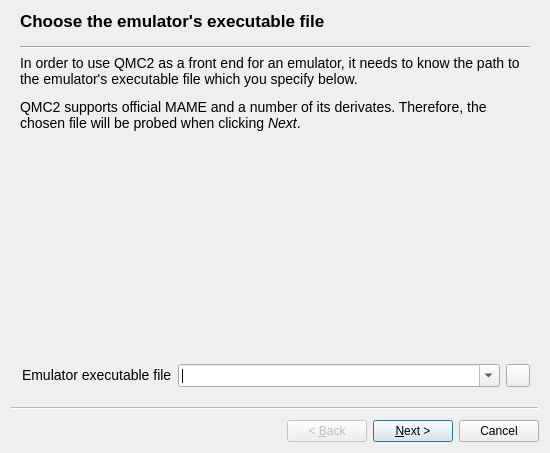
<?xml version="1.0" encoding="UTF-8"?>
<ui version="4.0">
 <class>SetupWizard</class>
 <widget class="QWizard" name="SetupWizard">
  <property name="geometry">
   <rect>
    <x>0</x>
    <y>0</y>
    <width>550</width>
    <height>453</height>
   </rect>
  </property>
  <property name="minimumSize">
   <size>
    <width>550</width>
    <height>420</height>
   </size>
  </property>
  <property name="windowTitle">
   <string>QMC2 Setup Wizard</string>
  </property>
  <property name="windowIcon">
   <iconset resource="qmc2.qrc">
    <normaloff>:/data/img/wizard.png</normaloff>:/data/img/wizard.png</iconset>
  </property>
  <widget class="QWizardPage" name="wizardPage1">
   <property name="title">
    <string>Choose the emulator's executable file</string>
   </property>
   <property name="subTitle">
    <string/>
   </property>
   <attribute name="pageId">
    <string notr="true">1</string>
   </attribute>
   <layout class="QGridLayout" name="gridLayout1">
    <item row="3" column="1" colspan="2">
     <widget class="QComboBox" name="comboBoxExecutableFile">
      <property name="sizePolicy">
       <sizepolicy hsizetype="Preferred" vsizetype="Minimum">
        <horstretch>0</horstretch>
        <verstretch>0</verstretch>
       </sizepolicy>
      </property>
      <property name="editable">
       <bool>true</bool>
      </property>
      <property name="insertPolicy">
       <enum>QComboBox::InsertAlphabetically</enum>
      </property>
     </widget>
    </item>
    <item row="3" column="3">
     <widget class="QToolButton" name="toolButtonBrowseExecutableFile">
      <property name="icon">
       <iconset resource="qmc2.qrc">
        <normaloff>:/data/img/fileopen.png</normaloff>:/data/img/fileopen.png</iconset>
      </property>
     </widget>
    </item>
    <item row="0" column="0" colspan="4">
     <widget class="Line" name="line1">
      <property name="orientation">
       <enum>Qt::Horizontal</enum>
      </property>
     </widget>
    </item>
    <item row="3" column="0">
     <widget class="QLabel" name="labelExecutableFile">
      <property name="sizePolicy">
       <sizepolicy hsizetype="Maximum" vsizetype="Preferred">
        <horstretch>0</horstretch>
        <verstretch>0</verstretch>
       </sizepolicy>
      </property>
      <property name="text">
       <string>&lt;font size=&quot;4&quot;&gt;Emulator executable file&lt;/font&gt;</string>
      </property>
      <property name="indent">
       <number>2</number>
      </property>
     </widget>
    </item>
    <item row="1" column="0" colspan="4">
     <widget class="QLabel" name="label1">
      <property name="text">
       <string>&lt;font size=&quot;4&quot;&gt;
&lt;p&gt;In order to use QMC2 as a front end for an emulator, it needs to know the path to the emulator's executable file which you specify below.&lt;/p&gt;
&lt;p&gt;QMC2 supports official MAME and a number of its derivates. Therefore, the chosen file will be probed when clicking &lt;i&gt;Next&lt;/i&gt;.&lt;/p&gt;
&lt;/font&gt;</string>
      </property>
      <property name="alignment">
       <set>Qt::AlignLeading|Qt::AlignLeft|Qt::AlignTop</set>
      </property>
      <property name="wordWrap">
       <bool>true</bool>
      </property>
     </widget>
    </item>
    <item row="2" column="1">
     <spacer name="verticalSpacer1">
      <property name="orientation">
       <enum>Qt::Vertical</enum>
      </property>
      <property name="sizeHint" stdset="0">
       <size>
        <width>20</width>
        <height>0</height>
       </size>
      </property>
     </spacer>
    </item>
   </layout>
  </widget>
  <widget class="QWizardPage" name="wizardPage2">
   <property name="title">
    <string>Probing executable file</string>
   </property>
   <attribute name="pageId">
    <string notr="true">2</string>
   </attribute>
   <layout class="QGridLayout" name="gridLayout2">
    <item row="2" column="0" colspan="3">
     <spacer name="verticalSpacer2">
      <property name="orientation">
       <enum>Qt::Vertical</enum>
      </property>
      <property name="sizeHint" stdset="0">
       <size>
        <width>20</width>
        <height>0</height>
       </size>
      </property>
     </spacer>
    </item>
    <item row="9" column="2">
     <widget class="QLabel" name="labelEmulatorIniFileLocationResult">
      <property name="sizePolicy">
       <sizepolicy hsizetype="Expanding" vsizetype="Preferred">
        <horstretch>0</horstretch>
        <verstretch>0</verstretch>
       </sizepolicy>
      </property>
      <property name="text">
       <string notr="true">&lt;font size=&quot;4&quot;&gt;Check result pending...&lt;/font&gt;</string>
      </property>
     </widget>
    </item>
    <item row="6" column="2">
     <widget class="QLabel" name="labelTotalMachinesResult">
      <property name="sizePolicy">
       <sizepolicy hsizetype="Expanding" vsizetype="Preferred">
        <horstretch>0</horstretch>
        <verstretch>0</verstretch>
       </sizepolicy>
      </property>
      <property name="text">
       <string notr="true">&lt;font size=&quot;4&quot;&gt;Check result pending...&lt;/font&gt;</string>
      </property>
     </widget>
    </item>
    <item row="7" column="0">
     <widget class="QLabel" name="labelBinaryIdentHash">
      <property name="text">
       <string>&lt;font size=&quot;4&quot;&gt;Binary identifier hash:&lt;/font&gt;</string>
      </property>
     </widget>
    </item>
    <item row="4" column="0">
     <widget class="QLabel" name="labelIdentifiedAsMame">
      <property name="text">
       <string>&lt;font size=&quot;4&quot;&gt;Identified as being MAME(-like)?&lt;/font&gt;</string>
      </property>
     </widget>
    </item>
    <item row="8" column="2">
     <widget class="QLabel" name="labelFileModificationDateResult">
      <property name="sizePolicy">
       <sizepolicy hsizetype="Expanding" vsizetype="Preferred">
        <horstretch>0</horstretch>
        <verstretch>0</verstretch>
       </sizepolicy>
      </property>
      <property name="text">
       <string notr="true">&lt;font size=&quot;4&quot;&gt;Check result pending...&lt;/font&gt;</string>
      </property>
     </widget>
    </item>
    <item row="1" column="0" colspan="3">
     <widget class="QLabel" name="label2">
      <property name="text">
       <string>&lt;font size=&quot;4&quot;&gt;
&lt;p&gt;The chosen emulator executable file is now probed to determine if QMC2 will be able to work with it.&lt;/p&gt;
&lt;p&gt;You can only continue when the checks below pass without errors.&lt;/p&gt;
&lt;/font&gt;</string>
      </property>
      <property name="alignment">
       <set>Qt::AlignLeading|Qt::AlignLeft|Qt::AlignTop</set>
      </property>
      <property name="wordWrap">
       <bool>true</bool>
      </property>
     </widget>
    </item>
    <item row="4" column="2">
     <widget class="QLabel" name="labelIdentifiedAsMameResult">
      <property name="sizePolicy">
       <sizepolicy hsizetype="Expanding" vsizetype="Preferred">
        <horstretch>0</horstretch>
        <verstretch>0</verstretch>
       </sizepolicy>
      </property>
      <property name="text">
       <string notr="true">&lt;font size=&quot;4&quot;&gt;Check result pending...&lt;/font&gt;</string>
      </property>
     </widget>
    </item>
    <item row="9" column="0">
     <widget class="QLabel" name="labelEmulatorIniFileLocation">
      <property name="text">
       <string>&lt;font size=&quot;4&quot;&gt;Emulator ini-file location:&lt;/font&gt;</string>
      </property>
     </widget>
    </item>
    <item row="10" column="2">
     <widget class="QLabel" name="labelFrontendIniFileLocationResult">
      <property name="sizePolicy">
       <sizepolicy hsizetype="Expanding" vsizetype="Preferred">
        <horstretch>0</horstretch>
        <verstretch>0</verstretch>
       </sizepolicy>
      </property>
      <property name="text">
       <string notr="true">&lt;font size=&quot;4&quot;&gt;Check result pending...&lt;/font&gt;</string>
      </property>
     </widget>
    </item>
    <item row="0" column="0" colspan="3">
     <widget class="Line" name="line2">
      <property name="orientation">
       <enum>Qt::Horizontal</enum>
      </property>
     </widget>
    </item>
    <item row="3" column="1">
     <widget class="QLabel" name="spacerLabel2_2">
      <property name="text">
       <string notr="true"/>
      </property>
     </widget>
    </item>
    <item row="7" column="2">
     <widget class="QLabel" name="labelBinaryIdentHashResult">
      <property name="sizePolicy">
       <sizepolicy hsizetype="Expanding" vsizetype="Preferred">
        <horstretch>0</horstretch>
        <verstretch>0</verstretch>
       </sizepolicy>
      </property>
      <property name="text">
       <string notr="true">&lt;font size=&quot;4&quot;&gt;Check result pending...&lt;/font&gt;</string>
      </property>
     </widget>
    </item>
    <item row="5" column="2">
     <widget class="QLabel" name="labelVersionSupportedResult">
      <property name="sizePolicy">
       <sizepolicy hsizetype="Expanding" vsizetype="Preferred">
        <horstretch>0</horstretch>
        <verstretch>0</verstretch>
       </sizepolicy>
      </property>
      <property name="text">
       <string notr="true">&lt;font size=&quot;4&quot;&gt;Check result pending...&lt;/font&gt;</string>
      </property>
     </widget>
    </item>
    <item row="10" column="0">
     <widget class="QLabel" name="labelFrontendIniFileLocation">
      <property name="text">
       <string>&lt;font size=&quot;4&quot;&gt;Front-end ini-file location:&lt;/font&gt;</string>
      </property>
     </widget>
    </item>
    <item row="3" column="0">
     <widget class="QLabel" name="labelFileIsExecutable">
      <property name="sizePolicy">
       <sizepolicy hsizetype="Preferred" vsizetype="Fixed">
        <horstretch>0</horstretch>
        <verstretch>0</verstretch>
       </sizepolicy>
      </property>
      <property name="text">
       <string>&lt;font size=&quot;4&quot;&gt;File is executable?&lt;/font&gt;</string>
      </property>
     </widget>
    </item>
    <item row="3" column="2">
     <widget class="QLabel" name="labelFileIsExecutableResult">
      <property name="sizePolicy">
       <sizepolicy hsizetype="Expanding" vsizetype="Preferred">
        <horstretch>0</horstretch>
        <verstretch>0</verstretch>
       </sizepolicy>
      </property>
      <property name="text">
       <string notr="true">&lt;font size=&quot;4&quot;&gt;Check result pending...&lt;/font&gt;</string>
      </property>
     </widget>
    </item>
    <item row="5" column="0">
     <widget class="QLabel" name="labelVersionSupported">
      <property name="text">
       <string>&lt;font size=&quot;4&quot;&gt;Version is supported?&lt;/font&gt;</string>
      </property>
     </widget>
    </item>
    <item row="8" column="0">
     <widget class="QLabel" name="labelFileModificationDate">
      <property name="text">
       <string>&lt;font size=&quot;4&quot;&gt;File modification date:&lt;/font&gt;</string>
      </property>
     </widget>
    </item>
    <item row="6" column="0">
     <widget class="QLabel" name="labelTotalMachines">
      <property name="text">
       <string>&lt;font size=&quot;4&quot;&gt;Supported non-device systems:&lt;/font&gt;</string>
      </property>
     </widget>
    </item>
   </layout>
  </widget>
  <widget class="QWizardPage" name="wizardPage3">
   <property name="title">
    <string>Import settings from ini-files</string>
   </property>
   <attribute name="pageId">
    <string notr="true">3</string>
   </attribute>
   <layout class="QGridLayout" name="gridLayout3">
    <item row="2" column="0" colspan="2">
     <spacer name="verticalSpacer3">
      <property name="orientation">
       <enum>Qt::Vertical</enum>
      </property>
      <property name="sizeHint" stdset="0">
       <size>
        <width>20</width>
        <height>0</height>
       </size>
      </property>
     </spacer>
    </item>
    <item row="6" column="1">
     <widget class="QLabel" name="labelImportNothing">
      <property name="text">
       <string notr="true">&lt;font size=&quot;4&quot;&gt;Import nothing&lt;/font&gt;</string>
      </property>
     </widget>
    </item>
    <item row="0" column="0" colspan="2">
     <widget class="Line" name="line3">
      <property name="orientation">
       <enum>Qt::Horizontal</enum>
      </property>
     </widget>
    </item>
    <item row="3" column="1">
     <widget class="QLabel" name="labelImportMameIni">
      <property name="text">
       <string notr="true">&lt;font size=&quot;4&quot;&gt;Import emulator settings from mame.ini&lt;/font&gt;</string>
      </property>
     </widget>
    </item>
    <item row="4" column="1">
     <widget class="QLabel" name="labelImportUiIni">
      <property name="text">
       <string notr="true">&lt;font size=&quot;4&quot;&gt;Import front-end settings from ui.ini&lt;/font&gt;</string>
      </property>
     </widget>
    </item>
    <item row="5" column="0">
     <widget class="QRadioButton" name="radioButtonImportBothInis">
      <property name="sizePolicy">
       <sizepolicy hsizetype="Fixed" vsizetype="Fixed">
        <horstretch>0</horstretch>
        <verstretch>0</verstretch>
       </sizepolicy>
      </property>
     </widget>
    </item>
    <item row="6" column="0">
     <widget class="QRadioButton" name="radioButtonImportNothing">
      <property name="sizePolicy">
       <sizepolicy hsizetype="Fixed" vsizetype="Fixed">
        <horstretch>0</horstretch>
        <verstretch>0</verstretch>
       </sizepolicy>
      </property>
     </widget>
    </item>
    <item row="4" column="0">
     <widget class="QRadioButton" name="radioButtonImportUiIni">
      <property name="sizePolicy">
       <sizepolicy hsizetype="Fixed" vsizetype="Fixed">
        <horstretch>0</horstretch>
        <verstretch>0</verstretch>
       </sizepolicy>
      </property>
     </widget>
    </item>
    <item row="1" column="0" colspan="2">
     <widget class="QLabel" name="label3">
      <property name="text">
       <string>&lt;font size=&quot;4&quot;&gt;
&lt;p&gt;One or more ini-files were found in the previous step that can be used to import emulator and/or front-end settings. Decide below what should be done.&lt;/p&gt;
&lt;p&gt;You will be able to edit the most relevant emulator settings after this.&lt;/p&gt;
&lt;/font&gt;</string>
      </property>
      <property name="alignment">
       <set>Qt::AlignLeading|Qt::AlignLeft|Qt::AlignTop</set>
      </property>
      <property name="wordWrap">
       <bool>true</bool>
      </property>
     </widget>
    </item>
    <item row="3" column="0">
     <widget class="QRadioButton" name="radioButtonImportMameIni">
      <property name="sizePolicy">
       <sizepolicy hsizetype="Fixed" vsizetype="Fixed">
        <horstretch>0</horstretch>
        <verstretch>0</verstretch>
       </sizepolicy>
      </property>
     </widget>
    </item>
    <item row="5" column="1">
     <widget class="QLabel" name="labelImportBothInis">
      <property name="text">
       <string notr="true">&lt;font size=&quot;4&quot;&gt;Import both emulator and front-end settings&lt;/font&gt;</string>
      </property>
     </widget>
    </item>
   </layout>
  </widget>
  <widget class="QWizardPage" name="wizardPage4">
   <property name="title">
    <string>Importing settings from ini-files</string>
   </property>
   <attribute name="pageId">
    <string notr="true">4</string>
   </attribute>
   <layout class="QGridLayout" name="gridLayout4">
    <item row="1" column="0">
     <widget class="QLabel" name="label5_2">
      <property name="text">
       <string>&lt;font size=&quot;4&quot;&gt;
&lt;p&gt;The chosen ini-files are now imported (please see the log below for details). You can proceed as soon as the import is done, regardless of possible errors.&lt;/p&gt;
&lt;/font&gt;</string>
      </property>
      <property name="alignment">
       <set>Qt::AlignLeading|Qt::AlignLeft|Qt::AlignTop</set>
      </property>
      <property name="wordWrap">
       <bool>true</bool>
      </property>
     </widget>
    </item>
    <item row="0" column="0">
     <widget class="Line" name="line4">
      <property name="orientation">
       <enum>Qt::Horizontal</enum>
      </property>
     </widget>
    </item>
    <item row="2" column="0">
     <widget class="QPlainTextEdit" name="plainTextEdit">
      <property name="readOnly">
       <bool>true</bool>
      </property>
     </widget>
    </item>
   </layout>
  </widget>
  <widget class="QWizardPage" name="wizardPage5">
   <property name="title">
    <string>Adjust important settings</string>
   </property>
   <attribute name="pageId">
    <string notr="true">5</string>
   </attribute>
   <layout class="QGridLayout" name="gridLayout5">
    <item row="5" column="0">
     <widget class="QLabel" name="labelROMPath">
      <property name="text">
       <string>&lt;font size=&quot;4&quot;&gt;ROM path&lt;/font&gt;</string>
      </property>
      <property name="indent">
       <number>2</number>
      </property>
     </widget>
    </item>
    <item row="4" column="2">
     <widget class="QToolButton" name="toolButtonBrowseWorkingDirectory">
      <property name="icon">
       <iconset resource="qmc2.qrc">
        <normaloff>:/data/img/fileopen.png</normaloff>:/data/img/fileopen.png</iconset>
      </property>
     </widget>
    </item>
    <item row="0" column="0" colspan="3">
     <widget class="Line" name="line5">
      <property name="orientation">
       <enum>Qt::Horizontal</enum>
      </property>
     </widget>
    </item>
    <item row="6" column="2">
     <widget class="QToolButton" name="toolButtonBrowseSamplePath">
      <property name="icon">
       <iconset resource="qmc2.qrc">
        <normaloff>:/data/img/fileopen.png</normaloff>:/data/img/fileopen.png</iconset>
      </property>
     </widget>
    </item>
    <item row="4" column="1">
     <widget class="QLineEdit" name="lineEditWorkingDirectory">
      <property name="sizePolicy">
       <sizepolicy hsizetype="Expanding" vsizetype="Minimum">
        <horstretch>0</horstretch>
        <verstretch>0</verstretch>
       </sizepolicy>
      </property>
     </widget>
    </item>
    <item row="6" column="0">
     <widget class="QLabel" name="labelSamplePath">
      <property name="text">
       <string>&lt;font size=&quot;4&quot;&gt;Sample path&lt;/font&gt;</string>
      </property>
      <property name="indent">
       <number>2</number>
      </property>
     </widget>
    </item>
    <item row="7" column="0">
     <widget class="QLabel" name="labelHashPath">
      <property name="text">
       <string>&lt;font size=&quot;4&quot;&gt;Hash path&lt;/font&gt;</string>
      </property>
      <property name="indent">
       <number>2</number>
      </property>
     </widget>
    </item>
    <item row="1" column="0" colspan="3">
     <widget class="QLabel" name="label5">
      <property name="text">
       <string>&lt;font size=&quot;4&quot;&gt;
&lt;p&gt;The settings below are actually optional, but you should specify as many of them as you can right now (of course, you can change these settings at any time later as well).&lt;/p&gt;
&lt;p&gt;If the emulator's &lt;i&gt;working directory&lt;/i&gt; is not the base path to a standard installation (i.e. from an official MAME build) or your &lt;i&gt;ROM path&lt;/i&gt; doesn't follow standard conventions, we &lt;b&gt;strongly recommend&lt;/b&gt; that you specify the ROM path at least!&lt;/p&gt;
&lt;/font&gt;</string>
      </property>
      <property name="alignment">
       <set>Qt::AlignLeading|Qt::AlignLeft|Qt::AlignTop</set>
      </property>
      <property name="wordWrap">
       <bool>true</bool>
      </property>
     </widget>
    </item>
    <item row="7" column="2">
     <widget class="QToolButton" name="toolButtonBrowseHashPath">
      <property name="icon">
       <iconset resource="qmc2.qrc">
        <normaloff>:/data/img/fileopen.png</normaloff>:/data/img/fileopen.png</iconset>
      </property>
     </widget>
    </item>
    <item row="5" column="1">
     <widget class="QLineEdit" name="lineEditROMPath">
      <property name="sizePolicy">
       <sizepolicy hsizetype="Expanding" vsizetype="Minimum">
        <horstretch>0</horstretch>
        <verstretch>0</verstretch>
       </sizepolicy>
      </property>
     </widget>
    </item>
    <item row="4" column="0">
     <widget class="QLabel" name="labelWorkingDirectory">
      <property name="text">
       <string>&lt;font size=&quot;4&quot;&gt;Working directory&lt;/font&gt;</string>
      </property>
      <property name="indent">
       <number>2</number>
      </property>
     </widget>
    </item>
    <item row="5" column="2">
     <widget class="QToolButton" name="toolButtonBrowseROMPath">
      <property name="icon">
       <iconset resource="qmc2.qrc">
        <normaloff>:/data/img/fileopen.png</normaloff>:/data/img/fileopen.png</iconset>
      </property>
     </widget>
    </item>
    <item row="7" column="1">
     <widget class="QLineEdit" name="lineEditHashPath">
      <property name="sizePolicy">
       <sizepolicy hsizetype="Expanding" vsizetype="Minimum">
        <horstretch>0</horstretch>
        <verstretch>0</verstretch>
       </sizepolicy>
      </property>
     </widget>
    </item>
    <item row="6" column="1">
     <widget class="QLineEdit" name="lineEditSamplePath">
      <property name="sizePolicy">
       <sizepolicy hsizetype="Expanding" vsizetype="Minimum">
        <horstretch>0</horstretch>
        <verstretch>0</verstretch>
       </sizepolicy>
      </property>
     </widget>
    </item>
    <item row="2" column="0" colspan="3">
     <spacer name="verticalSpacer5">
      <property name="orientation">
       <enum>Qt::Vertical</enum>
      </property>
      <property name="sizeHint" stdset="0">
       <size>
        <width>20</width>
        <height>0</height>
       </size>
      </property>
     </spacer>
    </item>
   </layout>
  </widget>
  <widget class="QWizardPage" name="wizardPage6">
   <property name="title">
    <string>Setup complete</string>
   </property>
   <attribute name="pageId">
    <string notr="true">6</string>
   </attribute>
   <layout class="QGridLayout" name="gridLayout6">
    <item row="0" column="0">
     <widget class="Line" name="line6">
      <property name="orientation">
       <enum>Qt::Horizontal</enum>
      </property>
     </widget>
    </item>
    <item row="1" column="0">
     <widget class="QLabel" name="label6">
      <property name="text">
       <string>&lt;font size=&quot;4&quot;&gt;
&lt;p&gt;The basic setup is now complete and all settings have been stored!&lt;/p&gt;
&lt;p&gt;QMC2's main GUI will be launched when you click &lt;i&gt;Finish&lt;/i&gt;.&lt;/p&gt;
&lt;/font&gt;</string>
      </property>
      <property name="alignment">
       <set>Qt::AlignLeading|Qt::AlignLeft|Qt::AlignTop</set>
      </property>
      <property name="wordWrap">
       <bool>true</bool>
      </property>
     </widget>
    </item>
   </layout>
  </widget>
 </widget>
 <tabstops>
  <tabstop>comboBoxExecutableFile</tabstop>
  <tabstop>toolButtonBrowseExecutableFile</tabstop>
  <tabstop>radioButtonImportMameIni</tabstop>
  <tabstop>radioButtonImportUiIni</tabstop>
  <tabstop>radioButtonImportBothInis</tabstop>
  <tabstop>radioButtonImportNothing</tabstop>
  <tabstop>plainTextEdit</tabstop>
  <tabstop>lineEditWorkingDirectory</tabstop>
  <tabstop>toolButtonBrowseWorkingDirectory</tabstop>
  <tabstop>lineEditROMPath</tabstop>
  <tabstop>toolButtonBrowseROMPath</tabstop>
  <tabstop>lineEditSamplePath</tabstop>
  <tabstop>toolButtonBrowseSamplePath</tabstop>
  <tabstop>lineEditHashPath</tabstop>
  <tabstop>toolButtonBrowseHashPath</tabstop>
 </tabstops>
 <resources>
  <include location="qmc2.qrc"/>
 </resources>
 <connections/>
</ui>
